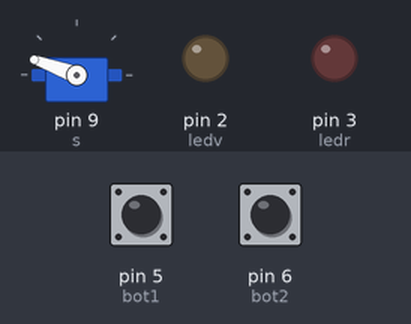
Simulated run of this sketch. Board: Arduino Uno, built with avr-gcc and run on an emulated ATmega328P. On the bench: servo, output pins drawn as LEDs (lit = HIGH). The inputs (shaded band) are chosen by the test bench; at power-on: pin 5 (bot1) LOW, pin 6 (bot2) LOW.

Above: at 1.2 s.
1.3 s: pin 5 (bot1) pulled HIGH for 0.15 s
At 3.4 s:
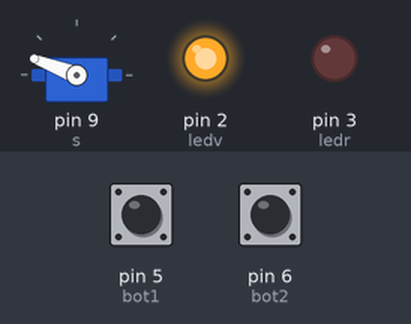
3.7 s: pin 6 (bot2) pulled HIGH for 1 s
At 6.2 s:
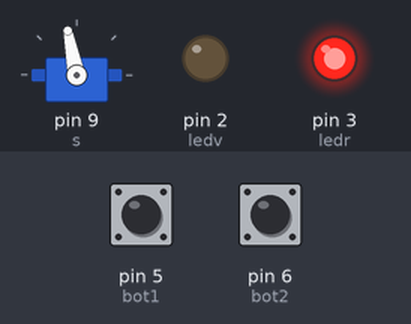
6.7 s: pin 6 (bot2) pulled HIGH for 3.2 s
At 6.85 s:
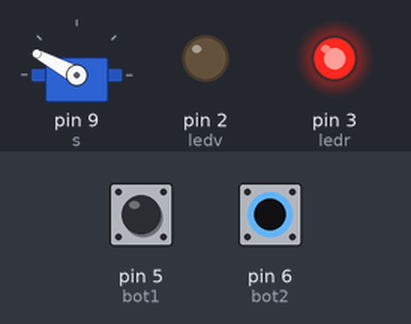
11.4 s: pin 5 (bot1) pulled HIGH for 1 s
At 11.55 s:
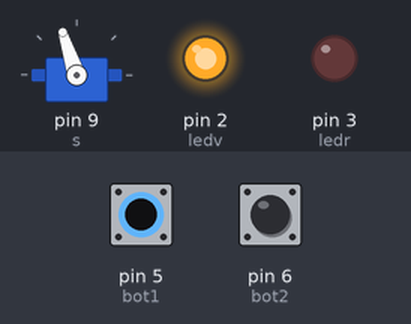
Timing chart, 0 to 14.7 s (numbered marks = the images above; inputs shaded):
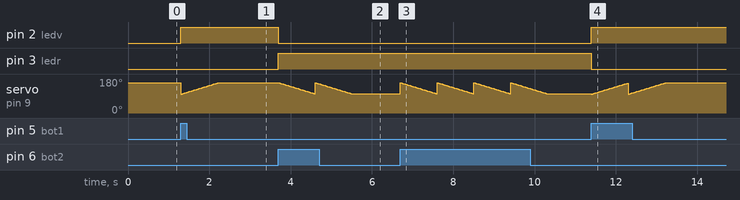

The sketch:

codigo.ino
```cpp
#include <Servo.h>

Servo s;
int pos;

const int bot1 = 5;
const int bot2 = 6;
const int ledv = 2;
const int ledr = 3;


void setup() {
  pinMode(bot1, INPUT);
  pinMode(bot2, INPUT);
  pinMode(ledv, OUTPUT);
  pinMode(ledr, OUTPUT);
  s.attach(9);
  Serial.begin(9600);
  s.write(160);
}

int var1;
int var2;

void loop() {
  var1 = digitalRead(bot1);
  var2 = digitalRead(bot2);


  if(var1){
digitalWrite(ledv, HIGH);
digitalWrite(ledr, LOW);
    for(pos = 100; pos < 160; pos++)
    {
      s.write(pos);
      delay(15);
    }
  }

  if(var2){
digitalWrite(ledv,LOW);
digitalWrite(ledr,HIGH);
    for(pos = 160; pos > 100; pos--)
    {
      s.write(pos);
      delay(15);
    }
  }
}
```

Measured:
- after the input at 1.3 s, pin 2 (ledv): LOW → HIGH at once
- after the input at 3.7 s, pin 2 (ledv): HIGH → LOW at once; pin 3 (ledr): LOW → HIGH at once
- after the input at 6.7 s, servo on pin 9 (s): ramps from 160° to 101° and jumps back, once every 0.90 s
- after the input at 11.4 s, pin 2 (ledv): LOW → HIGH at once; pin 3 (ledr): HIGH → LOW at once
